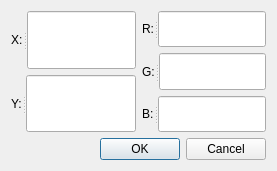
<?xml version="1.0" encoding="UTF-8"?>
<ui version="4.0">
 <class>SetPixelDialog</class>
 <widget class="QDialog" name="SetPixelDialog">
  <property name="geometry">
   <rect>
    <x>0</x>
    <y>0</y>
    <width>277</width>
    <height>171</height>
   </rect>
  </property>
  <property name="windowTitle">
   <string>Dialog</string>
  </property>
  <layout class="QHBoxLayout" name="horizontalLayout_2">
   <item>
    <layout class="QVBoxLayout" name="verticalLayout_3">
     <item>
      <layout class="QHBoxLayout" name="horizontalLayout">
       <item>
        <layout class="QVBoxLayout" name="verticalLayout_2">
         <item>
          <widget class="QSplitter" name="splitter_5">
           <property name="orientation">
            <enum>Qt::Horizontal</enum>
           </property>
           <widget class="QLabel" name="label_5">
            <property name="text">
             <string>X:</string>
            </property>
           </widget>
           <widget class="QLineEdit" name="lineEditX"/>
          </widget>
         </item>
         <item>
          <widget class="QSplitter" name="splitter_6">
           <property name="orientation">
            <enum>Qt::Horizontal</enum>
           </property>
           <widget class="QLabel" name="label_6">
            <property name="text">
             <string>Y:</string>
            </property>
           </widget>
           <widget class="QLineEdit" name="lineEditY"/>
          </widget>
         </item>
        </layout>
       </item>
       <item>
        <layout class="QVBoxLayout" name="verticalLayout">
         <item>
          <widget class="QSplitter" name="splitter_2">
           <property name="orientation">
            <enum>Qt::Horizontal</enum>
           </property>
           <widget class="QLabel" name="label_2">
            <property name="text">
             <string>R:</string>
            </property>
           </widget>
           <widget class="QLineEdit" name="lineEditR"/>
          </widget>
         </item>
         <item>
          <widget class="QSplitter" name="splitter_3">
           <property name="orientation">
            <enum>Qt::Horizontal</enum>
           </property>
           <widget class="QLabel" name="label_3">
            <property name="text">
             <string>G:</string>
            </property>
           </widget>
           <widget class="QLineEdit" name="lineEditG"/>
          </widget>
         </item>
         <item>
          <widget class="QSplitter" name="splitter_4">
           <property name="orientation">
            <enum>Qt::Horizontal</enum>
           </property>
           <widget class="QLabel" name="label_4">
            <property name="text">
             <string>B:</string>
            </property>
           </widget>
           <widget class="QLineEdit" name="lineEditB"/>
          </widget>
         </item>
        </layout>
       </item>
      </layout>
     </item>
     <item>
      <widget class="QDialogButtonBox" name="buttonBox">
       <property name="orientation">
        <enum>Qt::Horizontal</enum>
       </property>
       <property name="standardButtons">
        <set>QDialogButtonBox::Cancel|QDialogButtonBox::Ok</set>
       </property>
      </widget>
     </item>
    </layout>
   </item>
  </layout>
 </widget>
 <resources/>
 <connections>
  <connection>
   <sender>buttonBox</sender>
   <signal>accepted()</signal>
   <receiver>SetPixelDialog</receiver>
   <slot>accept()</slot>
   <hints>
    <hint type="sourcelabel">
     <x>248</x>
     <y>254</y>
    </hint>
    <hint type="destinationlabel">
     <x>157</x>
     <y>274</y>
    </hint>
   </hints>
  </connection>
  <connection>
   <sender>buttonBox</sender>
   <signal>rejected()</signal>
   <receiver>SetPixelDialog</receiver>
   <slot>reject()</slot>
   <hints>
    <hint type="sourcelabel">
     <x>316</x>
     <y>260</y>
    </hint>
    <hint type="destinationlabel">
     <x>286</x>
     <y>274</y>
    </hint>
   </hints>
  </connection>
 </connections>
</ui>
